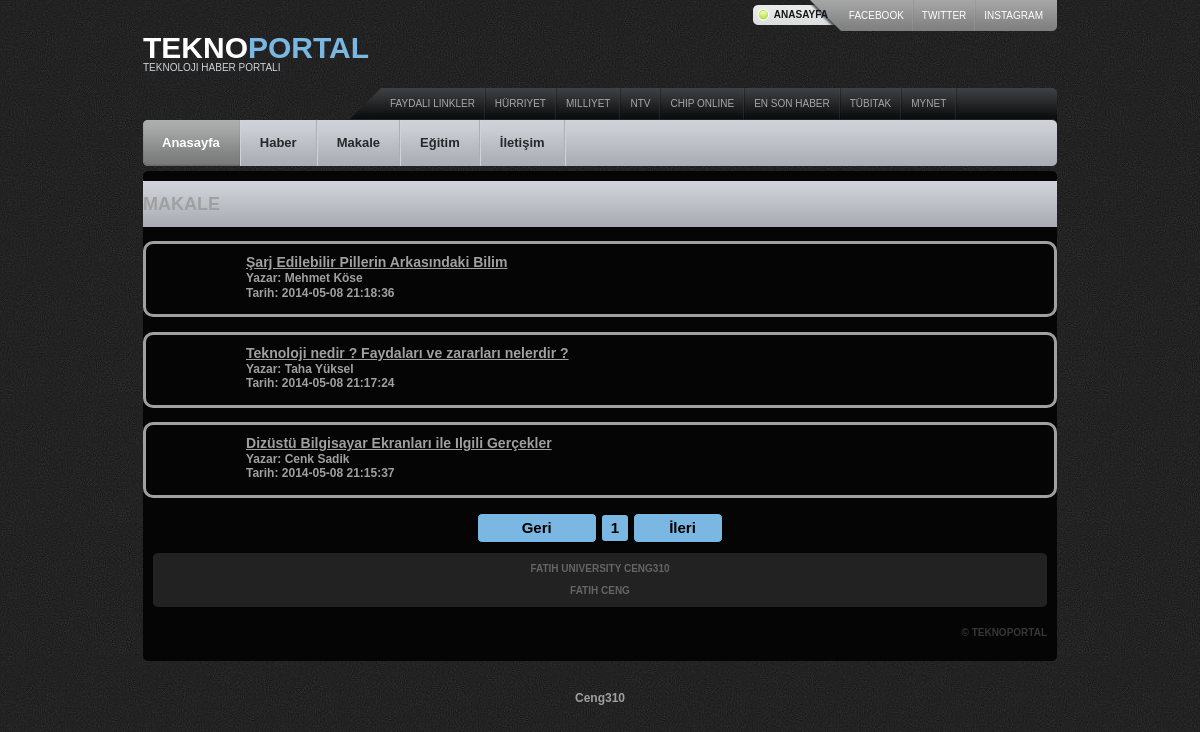
The app's page /article.php with its own data.
### tables this page shows
CREATE TABLE IF NOT EXISTS `article` (
  `id` int(11) NOT NULL AUTO_INCREMENT,
  `header` text NOT NULL,
  `text` longtext NOT NULL,
  `writer` varchar(50) NOT NULL,
  `date` datetime NOT NULL,
  PRIMARY KEY (`id`)
);

### article.php (the view, shortened to what this page needs)
<?php
include('header.php');
echo'<div id="main">
<div class="cl">&nbsp;</div>
<div id="sort-nav">
<h2><b>MAKALE</h2></div>
&nbsp;
';
echo'
<div id="content ">
<div class="block">
';
if(isset($_GET['number'])){
$sayi=$_GET['number'];
$query3="SELECT COUNT(*) FROM article where article.id=".$sayi.";";
  $query4 = mysqli_query($con, $query3);
  $row4=mysqli_fetch_array($query4);
  $counter=$row4[0];
  if($counter>0){
$query2="SELECT * FROM article where article.id=".$sayi.";";
	$result2=mysqli_query($con,$query2);
		while($row = mysqli_fetch_array($result2)){
			echo'<div  class="newsdiv" >
<div class="newh"style="margin-top:10px;" align="center" ><h3>'.$row['header'].'</h3>&nbsp;<hr>&nbsp;</div>
<div style="margin-left:50px;margin-right:50px;margin-top:10px;">'.$row['text'].'</br>&nbsp;</div><hr>&nbsp;
<div>&nbsp;&nbsp;Yazar: '.$row['writer'].'</br>
&nbsp;&nbsp;Tarih: '.$row['date'].'</br>
</div>
&nbsp;&nbsp;
</div>
&nbsp;';
}
  }
  else{ echo "öğre bulunmadı";}
}
else{
$qw="SELECT count(*) FROM article ;";
	$roe=mysqli_query($con,$qw) or die(mysql_error());
	$rot=mysqli_fetch_array($roe);
    $total=$rot[0];
	$dis=4;
	$total_page=ceil($total/$dis);
	$page_cur=(isset($_GET['page']))?$_GET['page']:1;
	$k=($page_cur-1)*$dis;
	$q="select * from article order by article.id desc limit $k,$dis ";
	$ros=mysqli_query($con,$q);
	while($row=mysqli_fetch_array($ros))
	{$myid=$row['id'];
			echo'<div  class="newsdiv" >
<div class="newh" style="margin-top:10px; margin-left:100px;"  >
<a href="article.php?number='.$myid.'"> <h3>'.$row['header'].'</h3></a>
Yazar: '.$row['writer'].'&nbsp;&nbsp;</br>
Tarih: '.$row['date'].'&nbsp;&nbsp;';
echo'
</div>
&nbsp;&nbsp;
</div>
&nbsp;';
	}
	echo '<br/><div align="center" >';
	if($page_cur>1)
	{
		echo '<a href="article.php?page='.($page_cur-1).'" style="cursor:pointer;color:#7ab7e2;" ><input style="cursor:pointer;background-color:#7ab7e2;border:1px black solid;border-radius:5px;width:120px;height:30px;color:white;font-size:15px;font-weight:bold;" type="button" value=" Geri "></a>';
	}
	else
	{
	  echo '<input style="background-color:#7ab7e2;border:1px black solid;border-radius:5px;width:120px;height:30px;color:black;font-size:15px;font-weight:bold;" type="button" value=" Geri ">';
	}
	for($i=1;$i<=$total_page;$i++)
	{
		if($page_cur==$i)
		{
			echo ' <input style="background-color:#7ab7e2;border:2px black solid;border-radius:5px;width:30px;height:30px;color:black;font-size:15px;font-weight:bold;" type="button" value="'.$i.'"> ';
		}
		else
		{
		echo '<a href="article.php?page='.$i.'"> <input style="cursor:pointer;background-color:#7ab7e2;border:1px black solid;border-radius:5px;width:30px;height:30px;color:white;font-size:15px;font-weight:bold;" type="button" value="'.$i.'"> </a>';
		}
	}
	if($page_cur<$total_page)
	{
		echo '<a href="article.php?page='.($page_cur+1).'"><input style="cursor:pointer;background-color:#7ab7e2;border:1px black solid;border-radius:5px;width:90px;height:30px;color:white;font-size:15px;font-weight:bold;" type="button" value=" İleri "></a>';
	}
	else
	{
	 echo '<input style="background-color:#7ab7e2;border:1px black solid;border-radius:5px;width:90px;height:30px;color:black;font-size:15px;font-weight:bold;" type="button" value="   İleri "></div>';
	}}
echo '
</div>
        <div class="block-bot">
           </div>
       </div>
 <div id="main-bot">
    <div class="cl">&nbsp;</div>
    ';
include('footer.php');
	echo'
	 </div>
  </div>
</div>
</div>
<div align="center">Ceng310 </div></body>
</html>'
; ?>

### css/style.css (style rules this page uses)
* { padding: 0; margin: 0; outline: 0; }
.newsdiv { border:3px solid;border-radius:10px; }
.newsdiv .newh { align: center; }
body { font-size: 12px; line-height: 1.2; font-family: Arial, "Trebuchet MS", sans-serif; color: #a0a0a0; background: url(images/bg.gif) repeat 0 0; text-align: left; }
a { color: #a0a0a0; text-decoration: underline; }
#sort-nav { line-height: 46px; background: url(images/sort-nav-bg.gif) repeat-x 0 0; }
#main { background: #050505 url(images/main-bg.gif) no-repeat 0 0; padding-top: 10px; }
#main-bot { background: url(images/main-bot-bg.gif) no-repeat 0 bottom; padding: 0 10px 2px 10px; height: 100%; position: relative; }
.block { margin-bottom: 10px; background-repeat: no-repeat; background-position: 0 0; }

### records on screen
article: header "Şarj Edilebilir Pillerin Arkasındaki Bilim", writer "Mehmet Köse", date "2014-05-08 21:18:36"
article: header "Teknoloji nedir ? Faydaları ve zararları nelerdir ?", writer "Taha Yüksel", date "2014-05-08 21:17:24"
article: header "Dizüstü Bilgisayar Ekranları ile Ilgili Gerçekler", writer "Cenk Sadik", date "2014-05-08 21:15:37"
